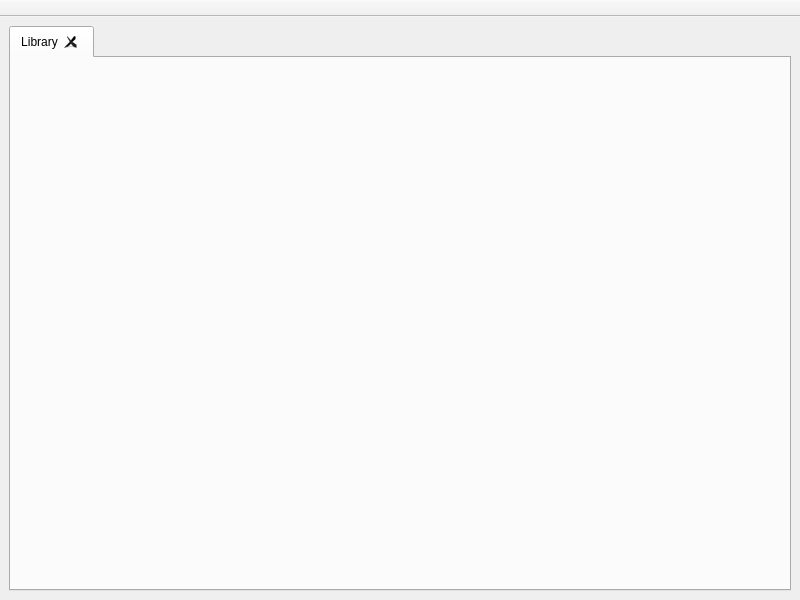
<?xml version="1.0" encoding="UTF-8"?>
<ui version="4.0">
 <class>MainWindow</class>
 <widget class="QMainWindow" name="MainWindow">
  <property name="geometry">
   <rect>
    <x>0</x>
    <y>0</y>
    <width>800</width>
    <height>600</height>
   </rect>
  </property>
  <property name="windowTitle">
   <string>Lector</string>
  </property>
  <widget class="QWidget" name="centralwidget">
   <layout class="QGridLayout" name="gridLayout">
    <item row="0" column="0">
     <layout class="QHBoxLayout" name="horizontalLayout">
      <item>
       <widget class="QTabWidget" name="tabWidget">
        <property name="currentIndex">
         <number>0</number>
        </property>
        <property name="tabsClosable">
         <bool>true</bool>
        </property>
        <widget class="QWidget" name="tab">
         <attribute name="title">
          <string>Library</string>
         </attribute>
         <layout class="QGridLayout" name="gridLayout_2">
          <item row="0" column="0">
           <layout class="QVBoxLayout" name="verticalLayout"/>
          </item>
         </layout>
        </widget>
       </widget>
      </item>
     </layout>
    </item>
   </layout>
  </widget>
  <widget class="QToolBar" name="LibraryToolBar">
   <property name="windowTitle">
    <string>toolBar</string>
   </property>
   <property name="movable">
    <bool>false</bool>
   </property>
   <property name="iconSize">
    <size>
     <width>22</width>
     <height>22</height>
    </size>
   </property>
   <property name="floatable">
    <bool>false</bool>
   </property>
   <attribute name="toolBarArea">
    <enum>TopToolBarArea</enum>
   </attribute>
   <attribute name="toolBarBreak">
    <bool>false</bool>
   </attribute>
  </widget>
  <widget class="QToolBar" name="BookToolBar">
   <property name="windowTitle">
    <string>toolBar_2</string>
   </property>
   <property name="movable">
    <bool>false</bool>
   </property>
   <property name="floatable">
    <bool>false</bool>
   </property>
   <attribute name="toolBarArea">
    <enum>TopToolBarArea</enum>
   </attribute>
   <attribute name="toolBarBreak">
    <bool>false</bool>
   </attribute>
  </widget>
 </widget>
 <resources/>
 <connections/>
</ui>
